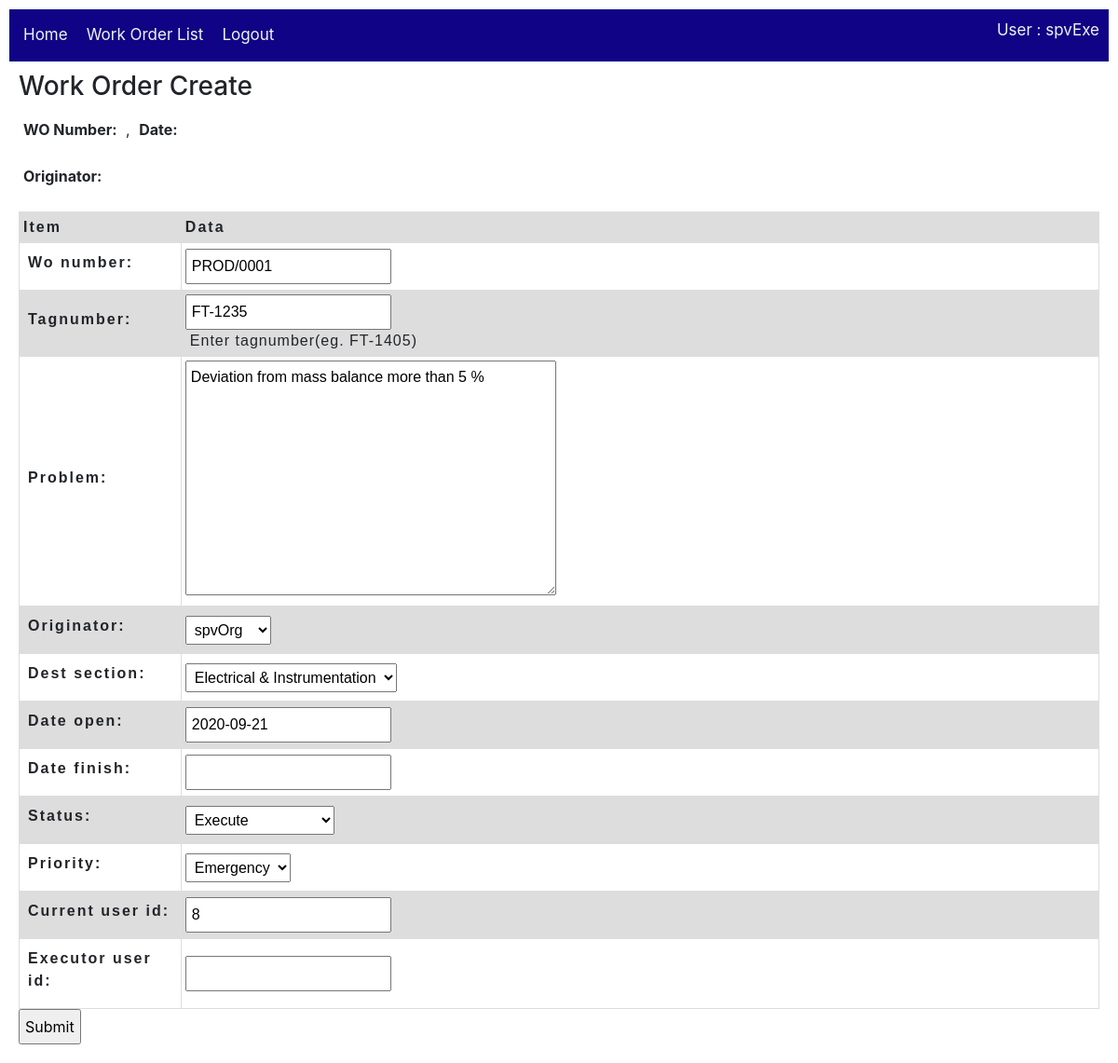
Page /workOrder/work_order/1/update/ (signed in) on the committed database.
### workOrder/models.py (models this page shows, shortened)
class Work_order(models.Model):
    wo_number = models.CharField(max_length=20, null=True)
    tagnumber = models.CharField(max_length=50, null=True, help_text='Enter tagnumber(eg. FT-1405)')
    problem = models.TextField(max_length=1000, null=True)
    originator = models.ForeignKey(User,
        on_delete=models.SET_NULL,
        null=True)
    dest_section = models.ForeignKey(Section,
        on_delete=models.SET_NULL,
        null=True)
    date_open = models.DateField()
    date_finish = models.DateField(null=True)
    status = models.ForeignKey(Action,
        on_delete=models.SET_NULL,
        null=True)
    priority = models.ForeignKey(Wo_priority,
        on_delete=models.SET_NULL,
        null=True)
    current_user_id = models.IntegerField(null=True)
    executor_user_id = models.IntegerField(null=True)
    class Meta:
        ordering = ['originator','status','wo_number']

### workOrder/views.py (the view)
# urls.py: path('work_order/<int:pk>/update/', views.Work_orderUpdate.as_view(), name='work_order_update'),
class Work_orderUpdate(LoginRequiredMixin, UpdateView):
    model = Work_order
    fields = '__all__'
    template_name = 'workOrder/work_order_form.html'  # Specify your own template name/location

### utility/models.py (called while the page is built)
    def __str__(self):
        return self.name

    def __str__(self):
        return self.name

    def __str__(self):
        return self.name

### workOrder/templates/workOrder/work_order_form.html (shortened to what this page needs)
{% extends "base_workOrder.html" %}
{% block content %}
  <h3>Work Order Create</h3>
  <p><strong>WO Number:</strong> {{ wo_number }}, <strong>Date:</strong> {{ date_open }}</p>
  <p><strong>Originator:</strong> {{ originator }}</p>
  <form action="" method="post">
    <table class="WoForm">
      <thead>
        <tr>
          <th scope="col">Item</th>
          <th scope="col">Data</th>
        </tr>
      </thead>
      {{ form.as_table }}
    </table>
    <input type="submit" value="Submit">
  </form>
{% endblock %}

### workOrder/templates/base_workOrder.html (shortened to what this page needs)
<!DOCTYPE html>
<html lang="en">
    <head>
        <link rel="stylesheet" href="https://stackpath.bootstrapcdn.com/bootstrap/4.1.3/css/bootstrap.min.css">
        <link rel="stylesheet" href="http://code.jquery.com/ui/1.11.0/themes/smoothness/jquery-ui.css">
        {% load static %}
        <link rel="stylesheet" href="{% static 'css/styles.css' %}">
    </head>
    <body>
        <div class="topnav">
            <ul>
                <li><a href="{% url 'home-cmms' %}">Home</a></li>
                {% if user.is_authenticated %}
                    <li><a href="{% url 'workOrder:work_orders'%}">Work Order List</a></li>
                    <li><a href="{% url 'logout'%}?next={{request.path}}">Logout</a></li>
                {% else %}
                    <li><a href="{% url 'login'%}?next={{request.path}}">Login</a></li>
                {% endif %}
                {% if user.is_authenticated %}
                    <li style="float: right;">User : {{ user.get_username }}</li>
                {% endif %}
            </ul>
        </div>
        <div>{% block content %}{% endblock %}</div>
    </body>
</html>

### workOrder/static/css/styles.css (style rules this page uses)
* { padding: 5px; }
.topnav { overflow: hidden; background-color: rgb(16, 3, 133); }
.topnav ul { list-style-type: none; margin: 0; padding: 0; overflow: hidden; background-color: rgb(16, 3, 133); }
.topnav ul li { float: left; color: #f2f2f2; text-align: center; padding: 5px; text-decoration: none; font-size: 17px; }
.topnav ul li a { float: left; color: #f2f2f2; text-align: center; padding: 5px; text-decoration: none; font-size: 17px; }
* { box-sizing: border-box; }
table { table-layout: fixed; width: 100%; border-collapse: collapse; }
td, th { border: 1px solid #dddddd; text-align: left; padding: 4px; }
th { letter-spacing: 2px; }
td { letter-spacing: 1px; }
thead th { background-color: #dddddd; }
tr:nth-child(even) { background-color: #dddddd; }
table.WoForm { font-family: arial, sans-serif; }
table.WoForm thead th:nth-child(1) { width: 15%; }

### rows in the picture
Work_order: wo_number "PROD/0001", tagnumber "FT-1235", problem "Deviation from mass balance more than 5 %", originator "spvOrg", dest_section "Electrical & Instrumentation", date_open "2020-09-21", status "Execute", priority "Emergency", current_user_id "8"

### other values in the picture
{{ user.get_username }} "spvExe"
